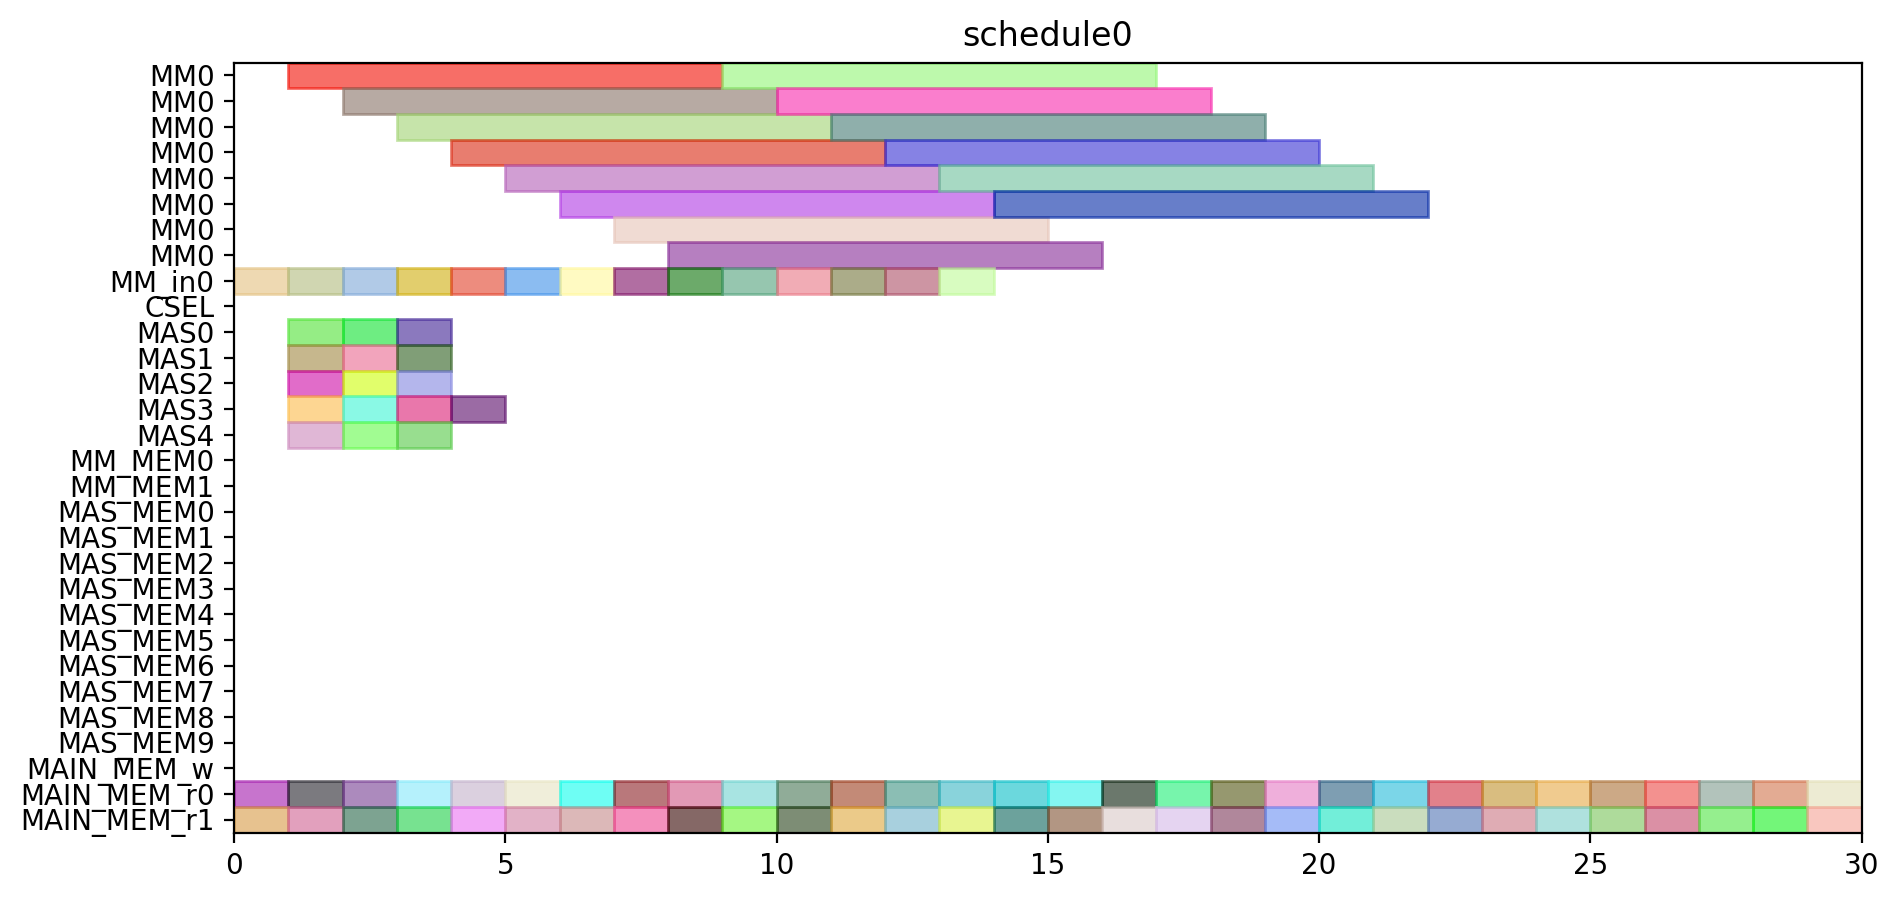

Recreate this plot in Python.
from pyschedule import Scenario, solvers, plotters, alt


def solve():
	horizon = 90
	S = Scenario("schedule0", horizon=horizon)

	# resource
	MM = S.Resources('MM', num=1, size=8)
	MM_in = S.Resources('MM_in', num=1)
	CSEL = S.Resource('CSEL')
	MAS = S.Resources('MAS', num=5, size=1, periods=range(1, horizon))
	MM_MEM = S.Resources('MM_MEM', num=2)
	MAS_MEM = S.Resources('MAS_MEM', num=10)
	MAIN_MEM_w = S.Resource('MAIN_MEM_w', size=1)
	MAIN_MEM_r = S.Resources('MAIN_MEM_r', num=2)

	# result of previous scheduling

	# new tasks
	r1_t0_in = S.Task('r1_t0_in', length=1, delay_cost=1)
	r1_t0_in += alt(MM_in)
	r1_t0 = S.Task('r1_t0', length=8, delay_cost=1)
	r1_t0 += alt(MM)
	S += r1_t0>=r1_t0_in

	r1_t0_mem0 = S.Task('r1_t0_mem0', length=1, delay_cost=1)
	r1_t0_mem0 += MAIN_MEM_r[0]
	r1_t0_mem1 = S.Task('r1_t0_mem1', length=1, delay_cost=1)
	r1_t0_mem1 += MAIN_MEM_r[1]
	r1_t1_in = S.Task('r1_t1_in', length=1, delay_cost=1)
	r1_t1_in += alt(MM_in)
	r1_t1 = S.Task('r1_t1', length=8, delay_cost=1)
	r1_t1 += alt(MM)
	S += r1_t1>=r1_t1_in

	r1_t1_mem0 = S.Task('r1_t1_mem0', length=1, delay_cost=1)
	r1_t1_mem0 += MAIN_MEM_r[0]
	r1_t1_mem1 = S.Task('r1_t1_mem1', length=1, delay_cost=1)
	r1_t1_mem1 += MAIN_MEM_r[1]
	r1_t2 = S.Task('r1_t2', length=1, delay_cost=1)
	r1_t2 += alt(MAS)

	r1_t2_mem0 = S.Task('r1_t2_mem0', length=1, delay_cost=1)
	r1_t2_mem0 += MAIN_MEM_r[0]
	r1_t2_mem1 = S.Task('r1_t2_mem1', length=1, delay_cost=1)
	r1_t2_mem1 += MAIN_MEM_r[1]
	r1_t3 = S.Task('r1_t3', length=1, delay_cost=1)
	r1_t3 += alt(MAS)

	r1_t3_mem0 = S.Task('r1_t3_mem0', length=1, delay_cost=1)
	r1_t3_mem0 += MAIN_MEM_r[0]
	r1_t3_mem1 = S.Task('r1_t3_mem1', length=1, delay_cost=1)
	r1_t3_mem1 += MAIN_MEM_r[1]
	r3_t0_in = S.Task('r3_t0_in', length=1, delay_cost=1)
	r3_t0_in += alt(MM_in)
	r3_t0 = S.Task('r3_t0', length=8, delay_cost=1)
	r3_t0 += alt(MM)
	S += r3_t0>=r3_t0_in

	r3_t0_mem0 = S.Task('r3_t0_mem0', length=1, delay_cost=1)
	r3_t0_mem0 += MAIN_MEM_r[0]
	r3_t0_mem1 = S.Task('r3_t0_mem1', length=1, delay_cost=1)
	r3_t0_mem1 += MAIN_MEM_r[1]
	r3_t1_in = S.Task('r3_t1_in', length=1, delay_cost=1)
	r3_t1_in += alt(MM_in)
	r3_t1 = S.Task('r3_t1', length=8, delay_cost=1)
	r3_t1 += alt(MM)
	S += r3_t1>=r3_t1_in

	r3_t1_mem0 = S.Task('r3_t1_mem0', length=1, delay_cost=1)
	r3_t1_mem0 += MAIN_MEM_r[0]
	r3_t1_mem1 = S.Task('r3_t1_mem1', length=1, delay_cost=1)
	r3_t1_mem1 += MAIN_MEM_r[1]
	r3_t2 = S.Task('r3_t2', length=1, delay_cost=1)
	r3_t2 += alt(MAS)

	r3_t2_mem0 = S.Task('r3_t2_mem0', length=1, delay_cost=1)
	r3_t2_mem0 += MAIN_MEM_r[0]
	r3_t2_mem1 = S.Task('r3_t2_mem1', length=1, delay_cost=1)
	r3_t2_mem1 += MAIN_MEM_r[1]
	r3_t3 = S.Task('r3_t3', length=1, delay_cost=1)
	r3_t3 += alt(MAS)

	r3_t3_mem0 = S.Task('r3_t3_mem0', length=1, delay_cost=1)
	r3_t3_mem0 += MAIN_MEM_r[0]
	r3_t3_mem1 = S.Task('r3_t3_mem1', length=1, delay_cost=1)
	r3_t3_mem1 += MAIN_MEM_r[1]
	r4_t0_in = S.Task('r4_t0_in', length=1, delay_cost=1)
	r4_t0_in += alt(MM_in)
	r4_t0 = S.Task('r4_t0', length=8, delay_cost=1)
	r4_t0 += alt(MM)
	S += r4_t0>=r4_t0_in

	r4_t0_mem0 = S.Task('r4_t0_mem0', length=1, delay_cost=1)
	r4_t0_mem0 += MAIN_MEM_r[0]
	r4_t0_mem1 = S.Task('r4_t0_mem1', length=1, delay_cost=1)
	r4_t0_mem1 += MAIN_MEM_r[1]
	r4_t1_in = S.Task('r4_t1_in', length=1, delay_cost=1)
	r4_t1_in += alt(MM_in)
	r4_t1 = S.Task('r4_t1', length=8, delay_cost=1)
	r4_t1 += alt(MM)
	S += r4_t1>=r4_t1_in

	r4_t1_mem0 = S.Task('r4_t1_mem0', length=1, delay_cost=1)
	r4_t1_mem0 += MAIN_MEM_r[0]
	r4_t1_mem1 = S.Task('r4_t1_mem1', length=1, delay_cost=1)
	r4_t1_mem1 += MAIN_MEM_r[1]
	r4_t2 = S.Task('r4_t2', length=1, delay_cost=1)
	r4_t2 += alt(MAS)

	r4_t2_mem0 = S.Task('r4_t2_mem0', length=1, delay_cost=1)
	r4_t2_mem0 += MAIN_MEM_r[0]
	r4_t2_mem1 = S.Task('r4_t2_mem1', length=1, delay_cost=1)
	r4_t2_mem1 += MAIN_MEM_r[1]
	r4_t3 = S.Task('r4_t3', length=1, delay_cost=1)
	r4_t3 += alt(MAS)

	r4_t3_mem0 = S.Task('r4_t3_mem0', length=1, delay_cost=1)
	r4_t3_mem0 += MAIN_MEM_r[0]
	r4_t3_mem1 = S.Task('r4_t3_mem1', length=1, delay_cost=1)
	r4_t3_mem1 += MAIN_MEM_r[1]
	r5_t0_in = S.Task('r5_t0_in', length=1, delay_cost=1)
	r5_t0_in += alt(MM_in)
	r5_t0 = S.Task('r5_t0', length=8, delay_cost=1)
	r5_t0 += alt(MM)
	S += r5_t0>=r5_t0_in

	r5_t0_mem0 = S.Task('r5_t0_mem0', length=1, delay_cost=1)
	r5_t0_mem0 += MAIN_MEM_r[0]
	r5_t0_mem1 = S.Task('r5_t0_mem1', length=1, delay_cost=1)
	r5_t0_mem1 += MAIN_MEM_r[1]
	r5_t1_in = S.Task('r5_t1_in', length=1, delay_cost=1)
	r5_t1_in += alt(MM_in)
	r5_t1 = S.Task('r5_t1', length=8, delay_cost=1)
	r5_t1 += alt(MM)
	S += r5_t1>=r5_t1_in

	r5_t1_mem0 = S.Task('r5_t1_mem0', length=1, delay_cost=1)
	r5_t1_mem0 += MAIN_MEM_r[0]
	r5_t1_mem1 = S.Task('r5_t1_mem1', length=1, delay_cost=1)
	r5_t1_mem1 += MAIN_MEM_r[1]
	r5_t2 = S.Task('r5_t2', length=1, delay_cost=1)
	r5_t2 += alt(MAS)

	r5_t2_mem0 = S.Task('r5_t2_mem0', length=1, delay_cost=1)
	r5_t2_mem0 += MAIN_MEM_r[0]
	r5_t2_mem1 = S.Task('r5_t2_mem1', length=1, delay_cost=1)
	r5_t2_mem1 += MAIN_MEM_r[1]
	r5_t3 = S.Task('r5_t3', length=1, delay_cost=1)
	r5_t3 += alt(MAS)

	r5_t3_mem0 = S.Task('r5_t3_mem0', length=1, delay_cost=1)
	r5_t3_mem0 += MAIN_MEM_r[0]
	r5_t3_mem1 = S.Task('r5_t3_mem1', length=1, delay_cost=1)
	r5_t3_mem1 += MAIN_MEM_r[1]
	r6_t0_in = S.Task('r6_t0_in', length=1, delay_cost=1)
	r6_t0_in += alt(MM_in)
	r6_t0 = S.Task('r6_t0', length=8, delay_cost=1)
	r6_t0 += alt(MM)
	S += r6_t0>=r6_t0_in

	r6_t0_mem0 = S.Task('r6_t0_mem0', length=1, delay_cost=1)
	r6_t0_mem0 += MAIN_MEM_r[0]
	r6_t0_mem1 = S.Task('r6_t0_mem1', length=1, delay_cost=1)
	r6_t0_mem1 += MAIN_MEM_r[1]
	r6_t1_in = S.Task('r6_t1_in', length=1, delay_cost=1)
	r6_t1_in += alt(MM_in)
	r6_t1 = S.Task('r6_t1', length=8, delay_cost=1)
	r6_t1 += alt(MM)
	S += r6_t1>=r6_t1_in

	r6_t1_mem0 = S.Task('r6_t1_mem0', length=1, delay_cost=1)
	r6_t1_mem0 += MAIN_MEM_r[0]
	r6_t1_mem1 = S.Task('r6_t1_mem1', length=1, delay_cost=1)
	r6_t1_mem1 += MAIN_MEM_r[1]
	r6_t2 = S.Task('r6_t2', length=1, delay_cost=1)
	r6_t2 += alt(MAS)

	r6_t2_mem0 = S.Task('r6_t2_mem0', length=1, delay_cost=1)
	r6_t2_mem0 += MAIN_MEM_r[0]
	r6_t2_mem1 = S.Task('r6_t2_mem1', length=1, delay_cost=1)
	r6_t2_mem1 += MAIN_MEM_r[1]
	r6_t3 = S.Task('r6_t3', length=1, delay_cost=1)
	r6_t3 += alt(MAS)

	r6_t3_mem0 = S.Task('r6_t3_mem0', length=1, delay_cost=1)
	r6_t3_mem0 += MAIN_MEM_r[0]
	r6_t3_mem1 = S.Task('r6_t3_mem1', length=1, delay_cost=1)
	r6_t3_mem1 += MAIN_MEM_r[1]
	r9_t2 = S.Task('r9_t2', length=1, delay_cost=1)
	r9_t2 += alt(MAS)

	r9_t2_mem0 = S.Task('r9_t2_mem0', length=1, delay_cost=1)
	r9_t2_mem0 += MAIN_MEM_r[0]
	r9_t2_mem1 = S.Task('r9_t2_mem1', length=1, delay_cost=1)
	r9_t2_mem1 += MAIN_MEM_r[1]
	r12_t0_in = S.Task('r12_t0_in', length=1, delay_cost=1)
	r12_t0_in += alt(MM_in)
	r12_t0 = S.Task('r12_t0', length=8, delay_cost=1)
	r12_t0 += alt(MM)
	S += r12_t0>=r12_t0_in

	r12_t0_mem0 = S.Task('r12_t0_mem0', length=1, delay_cost=1)
	r12_t0_mem0 += MAIN_MEM_r[0]
	r12_t0_mem1 = S.Task('r12_t0_mem1', length=1, delay_cost=1)
	r12_t0_mem1 += MAIN_MEM_r[1]
	r12_t1_in = S.Task('r12_t1_in', length=1, delay_cost=1)
	r12_t1_in += alt(MM_in)
	r12_t1 = S.Task('r12_t1', length=8, delay_cost=1)
	r12_t1 += alt(MM)
	S += r12_t1>=r12_t1_in

	r12_t1_mem0 = S.Task('r12_t1_mem0', length=1, delay_cost=1)
	r12_t1_mem0 += MAIN_MEM_r[0]
	r12_t1_mem1 = S.Task('r12_t1_mem1', length=1, delay_cost=1)
	r12_t1_mem1 += MAIN_MEM_r[1]
	r12_t2 = S.Task('r12_t2', length=1, delay_cost=1)
	r12_t2 += alt(MAS)

	r12_t2_mem0 = S.Task('r12_t2_mem0', length=1, delay_cost=1)
	r12_t2_mem0 += MAIN_MEM_r[0]
	r12_t2_mem1 = S.Task('r12_t2_mem1', length=1, delay_cost=1)
	r12_t2_mem1 += MAIN_MEM_r[1]
	r12_t3 = S.Task('r12_t3', length=1, delay_cost=1)
	r12_t3 += alt(MAS)

	r12_t3_mem0 = S.Task('r12_t3_mem0', length=1, delay_cost=1)
	r12_t3_mem0 += MAIN_MEM_r[0]
	r12_t3_mem1 = S.Task('r12_t3_mem1', length=1, delay_cost=1)
	r12_t3_mem1 += MAIN_MEM_r[1]
	r13_t0_in = S.Task('r13_t0_in', length=1, delay_cost=1)
	r13_t0_in += alt(MM_in)
	r13_t0 = S.Task('r13_t0', length=8, delay_cost=1)
	r13_t0 += alt(MM)
	S += r13_t0>=r13_t0_in

	r13_t0_mem0 = S.Task('r13_t0_mem0', length=1, delay_cost=1)
	r13_t0_mem0 += MAIN_MEM_r[0]
	r13_t0_mem1 = S.Task('r13_t0_mem1', length=1, delay_cost=1)
	r13_t0_mem1 += MAIN_MEM_r[1]
	r13_t1_in = S.Task('r13_t1_in', length=1, delay_cost=1)
	r13_t1_in += alt(MM_in)
	r13_t1 = S.Task('r13_t1', length=8, delay_cost=1)
	r13_t1 += alt(MM)
	S += r13_t1>=r13_t1_in

	r13_t1_mem0 = S.Task('r13_t1_mem0', length=1, delay_cost=1)
	r13_t1_mem0 += MAIN_MEM_r[0]
	r13_t1_mem1 = S.Task('r13_t1_mem1', length=1, delay_cost=1)
	r13_t1_mem1 += MAIN_MEM_r[1]
	r13_t2 = S.Task('r13_t2', length=1, delay_cost=1)
	r13_t2 += alt(MAS)

	r13_t2_mem0 = S.Task('r13_t2_mem0', length=1, delay_cost=1)
	r13_t2_mem0 += MAIN_MEM_r[0]
	r13_t2_mem1 = S.Task('r13_t2_mem1', length=1, delay_cost=1)
	r13_t2_mem1 += MAIN_MEM_r[1]
	r13_t3 = S.Task('r13_t3', length=1, delay_cost=1)
	r13_t3 += alt(MAS)

	r13_t3_mem0 = S.Task('r13_t3_mem0', length=1, delay_cost=1)
	r13_t3_mem0 += MAIN_MEM_r[0]
	r13_t3_mem1 = S.Task('r13_t3_mem1', length=1, delay_cost=1)
	r13_t3_mem1 += MAIN_MEM_r[1]
	r16_t3 = S.Task('r16_t3', length=1, delay_cost=1)
	r16_t3 += alt(MAS)

	r16_t3_mem0 = S.Task('r16_t3_mem0', length=1, delay_cost=1)
	r16_t3_mem0 += MAIN_MEM_r[0]
	r16_t3_mem1 = S.Task('r16_t3_mem1', length=1, delay_cost=1)
	r16_t3_mem1 += MAIN_MEM_r[1]
	solvers.mip.solve(S,msg=1,kind='CPLEX',ratio_gap=1.01)

	solution = [['hoge']*len(S.solution()[1]) for i in range(len(S.solution()))]
	for i in range(len(S.solution())):
		for j in range(len(S.solution()[i])):
			solution[i][j]=str(S.solution()[i][j])
	print(solution)

	cycles = int(solution[-1][3])

	pic_file_name = "/home/mfukuda/ABE/multiRAM_multiMAS_16mux/scheduling_result/stage8MM1_stage1MAS5/EP2_YRECOVER/schedule0.png"
	if(S.solution() != []):
		plotters.matplotlib.plot(S,img_filename=pic_file_name, show_task_labels=False, fig_size=(cycles*0.25+3, 5))

	return solution
